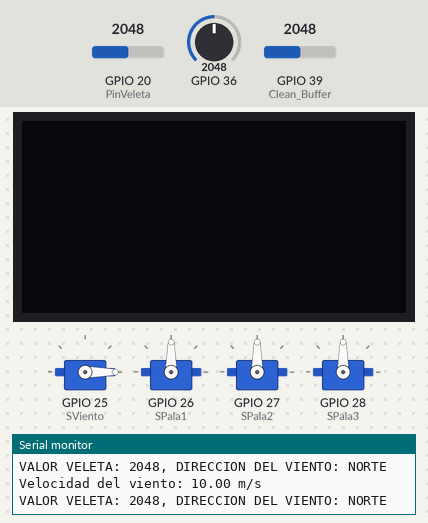
The sketch below on a simulated ESP32. On the bench: 4 × servo, 128×64 one-colour display, the last lines printed to the serial monitor. Inputs (shaded band) come from the test bench; at power-on: GPIO 20 (PinVeleta) = 2048, GPIO 36 = 2048, GPIO 39 (Clean_Buffer) = 2048.

Above: at 1.3 s.
1.4 s: GPIO 20 (PinVeleta) set to 839
4.4 s: GPIO 20 (PinVeleta) set to 707
At 5.0 s:
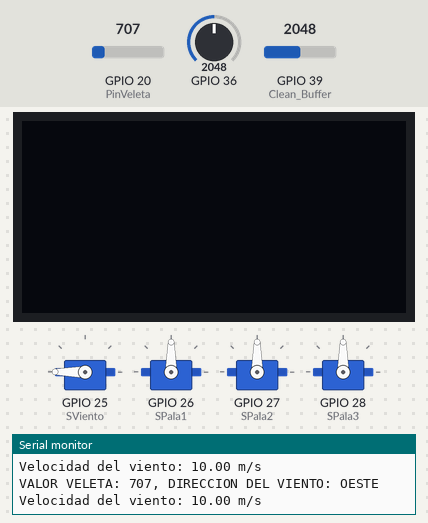
5.9 s: GPIO 36 set to 1091
8.9 s: GPIO 36 set to 986
At 10.2 s:
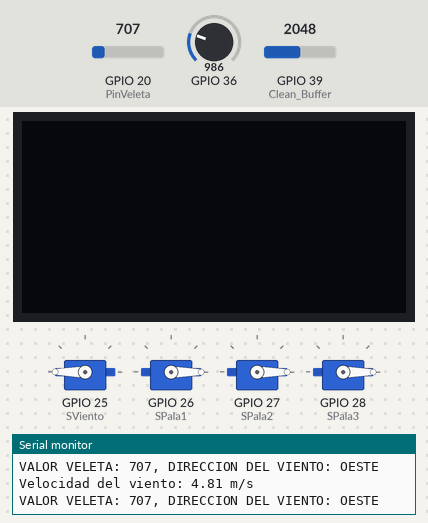
10.5 s: GPIO 20 (PinVeleta) set to 1228
At 11.7 s:
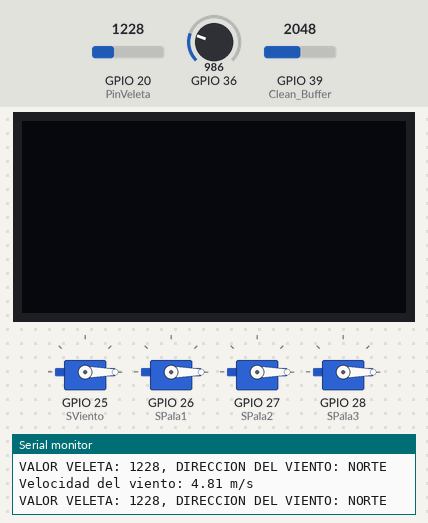
12.0 s: GPIO 36 set to 1228
At 12.7 s:
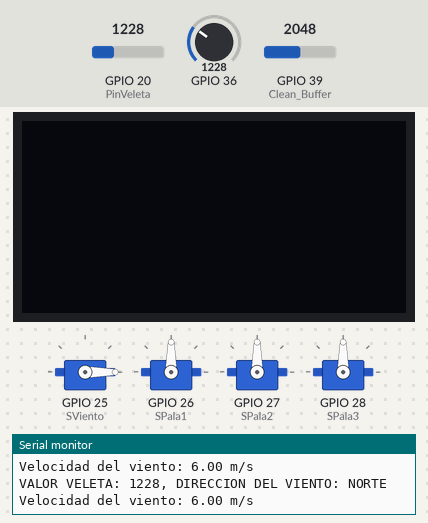
Timing chart, 0 to 15.0 s (numbered marks = the images above; inputs shaded):
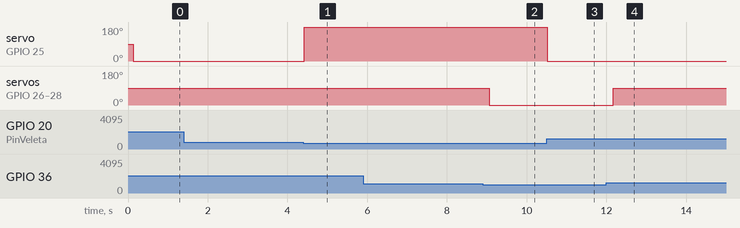

Measured:
- the behaviour switches between 767 and 766 on GPIO 20 (PinVeleta) (found by bisection; images 0 and 1)
- the behaviour switches between 1024 and 1023 on GPIO 36 (found by bisection; images 1 and 2)
- after the input at 4.4 s, servo on GPIO 25 (SViento): 0° → 180° at once
- after the input at 8.9 s, servo on GPIO 26 (SPala1), servo on GPIO 27 (SPala2), servo on GPIO 28 (SPala3): 90° → 0° after 0.16 s
- after the input at 10.5 s, servo on GPIO 25 (SViento): 180° → 0° at once
- after the input at 12.0 s, servo on GPIO 26 (SPala1), servo on GPIO 27 (SPala2), servo on GPIO 28 (SPala3): 0° → 90° after 0.17 s

The sketch:

app.ino
```cpp
//#include <Servo.h>
#include <ESP32Servo.h>
#define __DEBUG__
#include <SPI.h>
#include <Wire.h>
#include <Adafruit_GFX.h>
#include <Adafruit_SSD1306.h>

// DECLARACIONES PARA LA PANTALLA OLED
#define ANCHO_PANTALLA 128
#define ALTO_PANTALLA 64
Adafruit_SSD1306 display(ANCHO_PANTALLA, ALTO_PANTALLA, &Wire, -1);
// DECLARACIONES PARA LA PANTALLA OLED

// CREACION DE LOS SERVO MOTORES
Servo SViento; // SERVO PARA MOVER EL MOLINO HACIA EL VIENTO
Servo SPala1;  // SERVO PARA LA PALA 1
Servo SPala2;  // SERVO PARA LA PALA 2
Servo SPala3;  // SERVO PARA LA PALA 3
// CREACION DE LOS SERVO MOTORES

// CLEAN BUFFER
int Clean_Buffer = 39; // CLEAN BOOFER VALOR "GROUND" = 0
// CLEAN BUFFER

// VARIABLES DEL ANEMOMETRO
int ValorSensor = 0;                            // VALOR DEL SENSOR
float VoltajeSensor = 0;                        // VOLTAJE DEL SENSOR
float VelocidadViento = 0;                      // VELOCIDAD DEL VIENTO
float ConstanteConversionVoltaje = 0.004882814; // CONSTANTE DE CONVERSIÓN DE VOLTAJE
// VARIABLES PARA EL ANEMOMETRO

// VARIABLES DE LA VELETA
int PinVeleta = 20;  // ENTRADA DE PIN VELETA
int ValorVeleta = 0; // VALOR VELETA
int AnguloServoVeleta = 0; // ANGULO DEL SERVO DE LA VELETA

int ValorNorte = 0;                          // VALOR NORTE
int ValorEste = 255;                         // VALOR ESTE
int ValorSur = 511;                          // VALOR SUR
int ValorOeste = 767;                        // VALOR OESTE
int ValorNE = (ValorNorte + ValorEste) / 2;  // VALOR NORESTE
int ValorSE = (ValorSur + ValorEste) / 2;    // VALOR SURESTE
int ValorSO = (ValorSur + ValorOeste) / 2;   // VALOR SUROESTE
int ValorNO = (ValorNorte + ValorOeste) / 2; // VALOR NOROESTE
// VARIABLES DE LA VELETA

void setup()
{
    SViento.attach(25); // DEFINIMOS SERVOMOTOR PIN 25 ( VIENTO )
    SPala1.attach(26);  // DEFINIMOS SERVOMOTOR PIN 26 ( PALA1 )
    SPala2.attach(27);  // DEFINIMOS SERVOMOTOR PIN 25 ( PALA2 )
    SPala3.attach(28);  // DEFINIMOS SERVOMOTOR PIN 26 ( PALA3 )

// INICIAMOS PANTALLA OLED
#ifdef __DEBUG__
    Serial.begin(9600);
    delay(100);
    Serial.println("~ INICIANDO PANTALLA OLED ~");
#endif

    // INICIAMOS PANTALLA OLED EN LA DIRECCIÓN 0x3C
    if (!display.begin(SSD1306_SWITCHCAPVCC, 0x3C))
    {
#ifdef __DEBUG__
        Serial.println("NO SE A ENCONTRADO PANTALLA OLED");
#endif
        while (true)
            ;
    }
// INICIAMOS PANTALLA OLED
}

void loop()
{

    // OLED CONSTANTS
    display.clearDisplay();              // BORRAMOS CONTENIDO DE LA PANTALLA OLED
    display.setTextSize(1);              // DEFINIMOS TAMAÑO DEL TEXTO QUE SE VA A MOSTRAR EL 1 ES EL TAMAÑO MINIMO
    display.setTextColor(SSD1306_WHITE); // COLOR DEL TEXTO
    // OLED CONSTANTS

    // CLEAN BUFFER
    analogRead(Clean_Buffer); // PONEMOS EL BUFFER A VALOR DE 0
    // CLEAN BUFFER

    // SECCION ANEMOMETRO
    ValorSensor = analogRead(A0); // VALOR PIN ANALOGICO
    VoltajeSensor = ValorSensor * ConstanteConversionVoltaje;
    VelocidadViento = VoltajeSensor; // EJEMPLO

    Serial.print("Velocidad del viento: "); // IMPRIMIMOS VELOCIDAD VIENTO
    Serial.print(VelocidadViento);
    Serial.println(" m/s");
    // SECCION ANEMOMETRO

    // SECCION VELETA
    ValorVeleta = analogRead(PinVeleta); // LEEMOS VALOR DE VELETA

    // LOGICA CONVERSION VALOR EN DIRECCION
    if (ValorVeleta >= ValorNO && ValorVeleta < ValorNE)
    {
        AnguloServoVeleta = 45; // NORESTE
    }
    else if (ValorVeleta >= ValorNE && ValorVeleta < ValorEste)
    {
        AnguloServoVeleta = 90; // ESTE
    }
    else if (ValorVeleta >= ValorEste && ValorVeleta < ValorSE)
    {
        AnguloServoVeleta = 135; // SURESTE
    }
    else if (ValorVeleta >= ValorSE && ValorVeleta < ValorSur)
    {
        AnguloServoVeleta = 180; // SUR
    }
    else if (ValorVeleta >= ValorSur && ValorVeleta < ValorSO)
    {
        AnguloServoVeleta = 225; // SUROESTE
    }
    else if (ValorVeleta >= ValorSO && ValorVeleta < ValorOeste)
    {
        AnguloServoVeleta = 270; // OESTE
    }
    else if (ValorVeleta >= ValorOeste && ValorVeleta < ValorNO)
    {
        AnguloServoVeleta = 315; // NOROESTE
    }
    else
    {
        AnguloServoVeleta = 0; // NORTE
    }

    SViento.write(AnguloServoVeleta); // MOVEMOS SERVO AL ANGULO DESEADO

    Serial.print("VALOR VELETA: ");
    Serial.print(ValorVeleta);
    Serial.print(", DIRECCION DEL VIENTO: ");
    if (AnguloServoVeleta == 45)
    {
        Serial.println("NORESTE");
    }
    else if (AnguloServoVeleta == 90)
    {
        Serial.println("ESTE");
    }
    else if (AnguloServoVeleta == 135)
    {
        Serial.println("SURESTE");
    }
    else if (AnguloServoVeleta == 180)
    {
        Serial.println("SUR");
    }
    else if (AnguloServoVeleta == 225)
    {
        Serial.println("SUROESTE");
    }
    else if (AnguloServoVeleta == 270)
    {
        Serial.println("OESTE");
    }
    else if (AnguloServoVeleta == 315)
    {
        Serial.println("NOROESTE");
    }
    else
    {
        Serial.println("NORTE");
    }
    // SECCION VELETA

    // SECCION PALAS
    if (VelocidadViento > 25) // SUPONEMOS QUE 25 ES UMBRAL VIENTO FUERTE
    {
        SPala1.write(0); // ANGULO MODO BANDERA
        SPala2.write(0);
        SPala3.write(0);
    }
    else if (VelocidadViento < 5)
    {                    // SUPONEMOS QUE 5 ES UMBRAL VIENTO FLOJO
        SPala1.write(0); // ANGULO MODO BANDERA
        SPala2.write(0);
        SPala3.write(0);
    }
    else
    {
        // VIENTO NORMAL
        SPala1.write(90); // ANGULO MODO NORMAL
        SPala2.write(90);
        SPala3.write(90);
    }
    // SECCION PALAS
}
```
